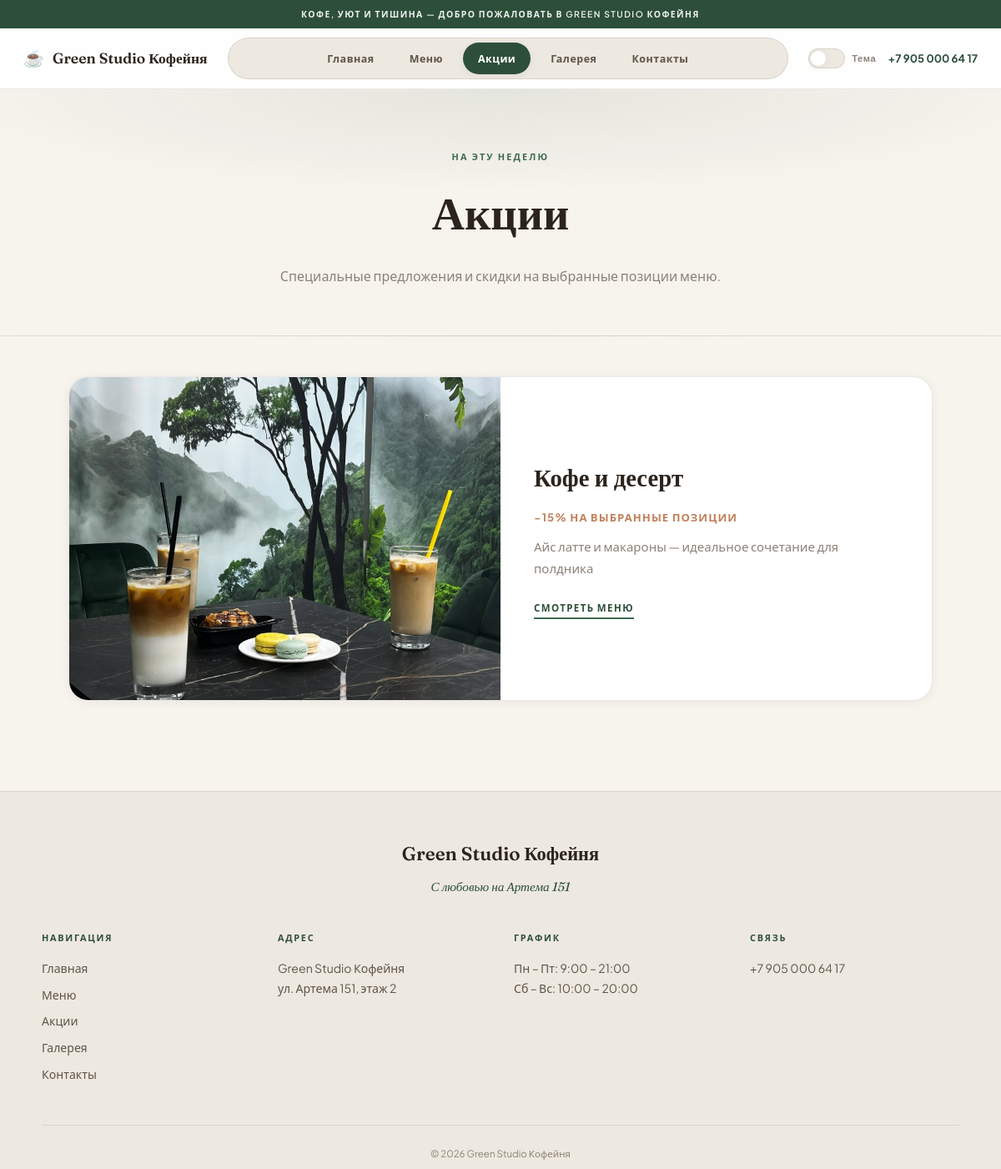
Page /promotions/ on the committed database.
### main/models.py (models this page shows, shortened)
class SiteSettings(models.Model):
    site_name = models.CharField('Название', max_length=120, default='Green Studio Кофейня')
    topbar_text = models.CharField(
        'Текст в шапке',
        max_length=220,
        default='Кофе, уют и тишина — добро пожаловать в Green Studio Кофейня',
    )
    phone = models.CharField('Телефон', max_length=30, default='+7 905 000 64 17')
    address_name = models.CharField('Название в футере', max_length=100, default='Green Studio Кофейня')
    address_street = models.CharField('Адрес', max_length=200, default='ул. Артема 151, этаж 2')
    hours_weekday = models.CharField('Будни', max_length=80, default='Пн – Пт: 9:00 – 21:00')
    hours_weekend = models.CharField('Выходные', max_length=80, default='Сб – Вс: 10:00 – 20:00')
    footer_tagline = models.CharField('Слоган футера', max_length=120, default='С любовью на Артема 151')
    hero_tagline = models.CharField('Тег на главном экране', max_length=120, default='С любовью на Артема 151')
    hero_title_line1 = models.CharField('Заголовок hero, строка 1', max_length=80, default='Место, где')
    hero_title_line2 = models.CharField('Заголовок hero, строка 2', max_length=80, default='всё продумано')
    updated_at = models.DateTimeField('Обновлено', auto_now=True)
    class Meta:
        verbose_name = 'Настройки сайта'
        verbose_name_plural = 'Настройки сайта'
    @classmethod
    def get_solo(cls):
        obj, _ = cls.objects.get_or_create(pk=1)
        return obj
    @property
    def phone_href(self):
        digits = ''.join(c for c in self.phone if c.isdigit())
        if digits.startswith('8'):
            digits = '7' + digits[1:]
        return f'+{digits}'

class Promotion(models.Model):
    title = models.CharField('Заголовок', max_length=200)
    text = models.TextField('Текст', blank=True)
    image = models.ImageField('Фото', upload_to='promotions/', blank=True)
    discount_percent = models.DecimalField(
        'Скидка, %',
        max_digits=5,
        decimal_places=2,
        default=Decimal('0'),
        help_text='Скидка для привязанных позиций меню.',
    )
    menu_items = models.ManyToManyField(
        MenuItem,
        blank=True,
        related_name='promotions',
        verbose_name='Позиции меню',
    )
    order = models.PositiveIntegerField('Порядок', default=0)
    is_active = models.BooleanField('Показывать', default=True)
    created_at = models.DateTimeField('Создано', auto_now_add=True)
    class Meta:
        verbose_name = 'Акция'
        verbose_name_plural = 'Акции'
        ordering = ['order', '-created_at']

### main/views.py (the view)
# urls.py: path('promotions/', views.promotions_page, name='promotions'),
def promotions_page(request):
    promotions = Promotion.objects.filter(is_active=True).prefetch_related('menu_items')
    return render(request, 'main/promotions.html', {'promotions': promotions})

### main/context_processors.py (called while the page is built)
def build_seo_keywords():
    settings = SiteSettings.get_solo()
    tag_names = MenuTag.objects.order_by('name').values_list('name', flat=True)
    base_words = [
        settings.site_name,
        'кофейня',
        'десерты',
        'меню',
        settings.address_street,
    ]
    seen = set()
    keywords = []
    for word in base_words:
        key = word.lower()
        if key not in seen:
            seen.add(key)
            keywords.append(word)
    for name in tag_names:
        key = name.lower()
        if key not in seen:
            seen.add(key)
            keywords.append(name)
    return ', '.join(keywords)

def site_settings(request):
    if request.path.startswith('/panel/') or request.path.startswith('/admin/'):
        return {'site_settings': SiteSettings.get_solo()}
    settings = SiteSettings.get_solo()
    return {
        'site_settings': settings,
        'seo_keywords': build_seo_keywords(),
        'seo_description': (
            f'{settings.site_name} — кофе, десерты и уютная атмосфера. '
            f'{settings.address_street}. Тел. {settings.phone}.'
        ),
        'api_base_url': django_settings.API_BASE_URL,
    }

### main/templates/main/promotions.html (shortened to what this page needs)
{% extends 'main/base.html' %}
{% load static %}
{% block content %}
<section class="subpage-hero scroll-rise">
    <p class="subpage-hero__eyebrow">На эту неделю</p>
    <h1 class="subpage-hero__title">Акции</h1>
    <p class="subpage-hero__desc">Специальные предложения и скидки на выбранные позиции меню.</p>
</section>
{% if promotions %}
<section class="promo-section scroll-rise">
    <div class="promo-list">
        {% for promo in promotions %}
        <article class="promo-item scroll-rise{% if forloop.counter|divisibleby:2 %} promo-item--reverse{% endif %}" style="--delay: {{ forloop.counter0 }}">
            {% if promo.image %}
            <div class="promo-item__visual">
                <img src="{{ promo.image.url }}" alt="{{ promo.title }}">
            </div>
            {% else %}
            <div class="promo-item__visual promo-item__visual--placeholder">
                <span>−{{ promo.discount_percent|floatformat:0 }}%</span>
            </div>
            {% endif %}
            <div class="promo-item__content">
                <h3 class="promo-item__title">{{ promo.title }}</h3>
                {% if promo.discount_percent %}
                <p class="promo-item__discount">−{{ promo.discount_percent|floatformat:0 }}% на выбранные позиции</p>
                {% endif %}
                {% if promo.text %}
                <p class="promo-item__text">{{ promo.text }}</p>
                {% endif %}
                <a href="{% url 'menu' %}" class="promo-item__link">Смотреть меню</a>
            </div>
        </article>
        {% endfor %}
    </div>
</section>
{% else %}
<section class="section">
    <p class="empty-page">Сейчас нет активных акций. Следите за обновлениями!</p>
</section>
{% endif %}
{% endblock %}

### main/templates/main/base.html (shortened to what this page needs)
{% load static %}
<!DOCTYPE html>
<html lang="ru" data-theme="light">
<head>
    <link rel="stylesheet" href="{% static 'css/style.css' %}?v=41">
</head>
<body class="site-body theme-light">
    <header class="site-header" id="siteHeader">
        <div class="site-header__ribbon">
            <p>{{ site_settings.topbar_text }}</p>
        </div>
        <div class="site-header__bar">
            <a href="{% url 'home' %}" class="site-header__logo">
                <span class="site-header__logo-icon" aria-hidden="true">☕</span>
                <span class="site-header__logo-text">{{ site_settings.site_name }}</span>
            </a>
            <nav class="site-nav" id="siteNav" aria-label="Основная навигация">
                <a href="{% url 'home' %}" class="site-nav__link{% if request.resolver_match.url_name == 'home' %} is-active{% endif %}">Главная</a>
                <a href="{% url 'menu' %}" class="site-nav__link{% if request.resolver_match.url_name == 'menu' %} is-active{% endif %}">Меню</a>
                <a href="{% url 'promotions' %}" class="site-nav__link{% if request.resolver_match.url_name == 'promotions' %} is-active{% endif %}">Акции</a>
                <a href="{% url 'gallery' %}" class="site-nav__link{% if request.resolver_match.url_name == 'gallery' %} is-active{% endif %}">Галерея</a>
                <a href="{% url 'contacts' %}" class="site-nav__link{% if request.resolver_match.url_name == 'contacts' %} is-active{% endif %}">Контакты</a>
            </nav>
            <div class="site-header__actions">
                <button type="button" class="theme-switch" data-theme-toggle aria-label="Тёмная тема" aria-pressed="false">
                    <span class="theme-switch__track">
                        <span class="theme-switch__thumb"></span>
                    </span>
                    <span class="theme-switch__label">Тема</span>
                </button>
                <a href="tel:{{ site_settings.phone_href }}" class="site-header__phone">{{ site_settings.phone }}</a>
            </div>
        </div>
    </header>
    <div class="site-scroll" id="siteScroll">
        <main class="site-main">
            {% block content %}{% endblock %}
        </main>
        <footer class="site-footer">
            <div class="site-footer__inner">
                <div class="site-footer__brand">
                    <p class="site-footer__name">{{ site_settings.site_name }}</p>
                    <p class="site-footer__tagline">{{ site_settings.footer_tagline }}</p>
                </div>
                <div class="site-footer__grid">
                    <div class="site-footer__col">
                        <h4>Навигация</h4>
                        <ul>
                            <li><a href="{% url 'home' %}">Главная</a></li>
                            <li><a href="{% url 'menu' %}">Меню</a></li>
                            <li><a href="{% url 'promotions' %}">Акции</a></li>
                            <li><a href="{% url 'gallery' %}">Галерея</a></li>
                            <li><a href="{% url 'contacts' %}">Контакты</a></li>
                        </ul>
                    </div>
                    <div class="site-footer__col">
                        <h4>Адрес</h4>
                        <p>{{ site_settings.address_name }}</p>
                        <p>{{ site_settings.address_street }}</p>
                    </div>
                    <div class="site-footer__col">
                        <h4>График</h4>
                        <p>{{ site_settings.hours_weekday }}</p>
                        <p>{{ site_settings.hours_weekend }}</p>
                    </div>
                    <div class="site-footer__col">
                        <h4>Связь</h4>
                        <p><a href="tel:{{ site_settings.phone_href }}">{{ site_settings.phone }}</a></p>
                    </div>
                </div>
                <p class="site-footer__copy">&copy; 2026 {{ site_settings.site_name }}</p>
            </div>
        </footer>
    </div>
</body>
</html>

### rows in the picture
SiteSettings: topbar_text "КОФЕ, УЮТ И ТИШИНА — ДОБРО ПОЖАЛОВАТЬ В GREEN STUDIO КОФЕЙНЯ", site_name "Green Studio Кофейня", phone "+7 905 000 64 17", footer_tagline "С любовью на Артема 151", address_name "Green Studio Кофейня", address_street "ул. Артема 151, этаж 2", hours_weekday "Пн – Пт: 9:00 – 21:00", hours_weekend "Сб – Вс: 10:00 – 20:00"
Promotion: image (picture), title "Кофе и десерт", discount_percent "15", text "Айс латте и макароны — идеальное сочетание для полдника"
